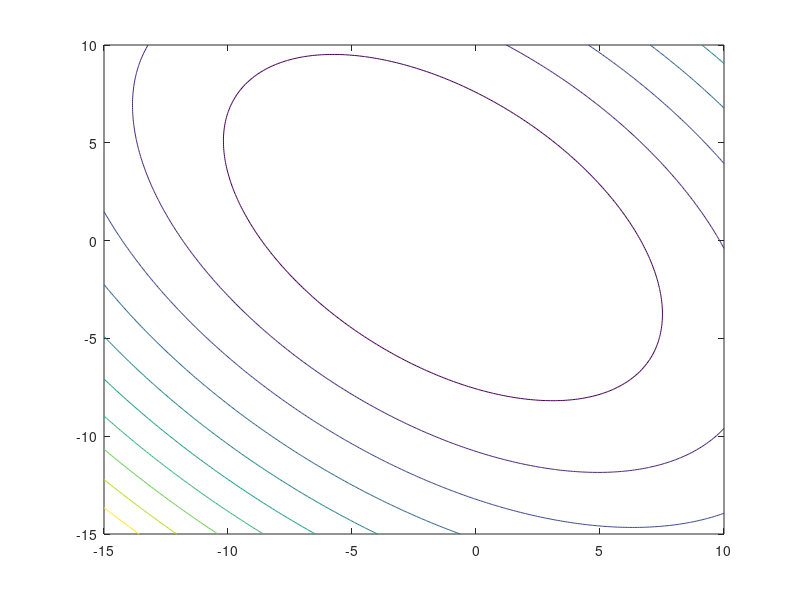

This chart was generated by the following MATLAB code: (Note: this script raises an error after producing the figure.)
clc;
clear all;
close all;

 x=-15:0.1:10;      
 y=x;
 [xr,yr]=meshgrid(x,y);
zr=xr.^2+yr.^2+xr.*yr+2.*xr;              
f=@(x)(x(1)^2+x(2)^2+x(1)*x(2)+2*x(1));            

  m=menu("modszer","MCa","MCb","MC modositott","Boldsman");
figure;
contour(xr,yr,zr);  
hold on;
[x0,y0]=ginput(1);    
x=[x0 ;y0];
plot(x0,y0,'*r');
R=0.5;
PI=3.14159;
count=0;
val=f(x);
tomb=[x;val];
if m==1
    intX=[-3 3];    
    intY=[-2 2];   
    for i=1:100
       ujx(1,1)=x(1)+(rand(1)*(intX(2)-intX(1))+intX(1))*R;    
       ujx(2,1)=x(2)+(rand(1)*(intY(2)-intY(1))+intY(1))*R;     
       ujx
      if f(ujx)<val   
          count=0;   
          x=ujx;      
          val=f(ujx);  
          tomb=[tomb [x;val]];  
      else              
         count=count+1; 
         plot(ujx(1),ujx(2),'*y'); 
      end
      if count>10          
          break
      end
    end
end


if m==2
    for i=1:1000
        ro=R*rand(1);
       alfa=PI/2+(PI/2)*rand(1); 
       ujx(1,1)=ro*cos(alfa); 
       ujx(2,1)=ro*sin(alfa); 
      if f(ujx)<val
          count=0;
          x=ujx;
          val=f(ujx);
          tomb=[tomb [x;val]];
      else
         count=count+1;
         plot(ujx(1),ujx(2),'*y'); 
      end
      if count>10
          break
      end
    end
    i
end


if m==3
   for i=1:1000
      ujx=x+(rand(2,1)*2-1)*R; 
      if f(ujx)<val
          count=0;
          x=ujx;
          val=f(ujx);
          tomb=[tomb [x;val]];
      else
         count=count+1;
         plot(ujx(1),ujx(2),'*y'); 
      end
      if count>10
          break
      end
   end
end

if m==4
    K=1;
    T0=50;
   for i=1:1000
      ujx=x+(rand(2,1)*2-1)*R; 
      deltaf=abs(f(ujx)-val);
      T0=T0/(1+i);
      P=exp(-deltaf/(K*T0));
      r=rand(1);
      if f(ujx)<val && P<r
          count=0;
          x=ujx;
          val=f(ujx);
          tomb=[tomb [x;val]];
      else
         count=count+1;
         plot(ujx(1),ujx(2),'*y'); 
      end
      if count>10
          break
      end
   end
end

   plot(tomb(1,:),tomb(2,:),'*g');    
   plot(tomb(1,:),tomb(2,:),'r');     
    figure;
    plot(tomb(3,:));                 
